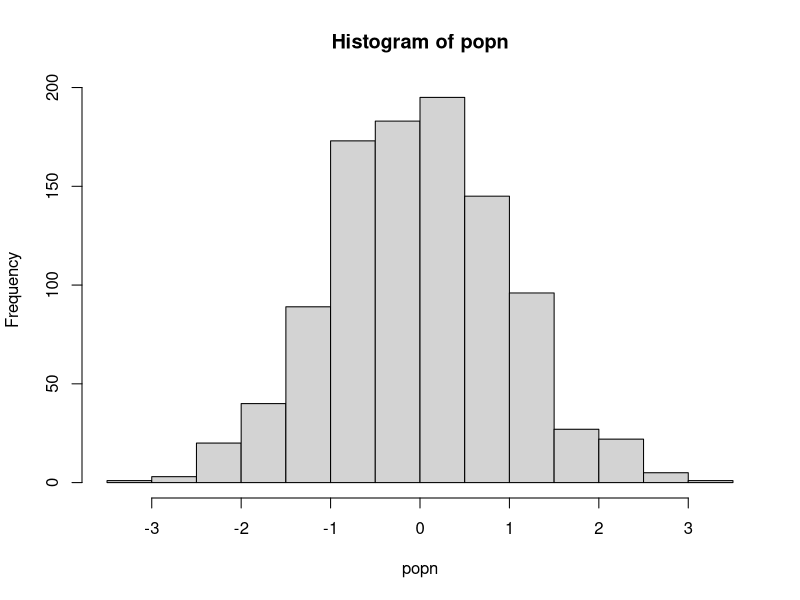

Here is the R script that generated this plot:
#__author__ = 'Billy Lam (ykl17@ic.ac.uk)'
#__version__ = '3.6.3'

# A vectorization example

#### Functions ####

## A function to take a sample of size n from a population "popn" and return 
# its mean
myexperiment <- function(popn,n){
  pop_sample <- sample(popn, n, replace = FALSE)
  return(mean(pop_sample))
}

## Calculate means using a for loop without preallocation:
loopy_sample1 <- function(popn, n, num){
  result1 <- vector() #Initialize empty vector of size 1 
  for(i in 1:num){
    result1 <- c(result1, myexperiment(popn, n))
  }
  return(result1)
}

## To run "num" iterations of the experiment using a for loop on a vector with 
# preallocation:
loopy_sample2 <- function(popn, n, num){
  result2 <- vector(,num) #Preallocate expected size
  for(i in 1:num){
    result2[i] <- myexperiment(popn, n)
  }
  return(result2)
}

## To run "num" iterations of the experiment using a for loop on a list with 
# preallocation:
loopy_sample3 <- function(popn, n, num){
  result3 <- vector("list", num) #Preallocate expected size
  for(i in 1:num){
    result3[[i]] <- myexperiment(popn, n)
  }
  return(result3)
}

## To run "num" iterations of the experiment using vectorization with lapply:
lapply_sample <- function(popn, n, num){
  result4 <- lapply(1:num, function(i) myexperiment(popn, n))
  return(result4)
}

## To run "num" iterations of the experiment using vectorization with apply:
sapply_sample <- function(popn, n, num){
  result5 <- sapply(1:num, function(i) myexperiment(popn, n))
  return(result5)
}

# Generate a population
popn <- rnorm(1000) # Generate the population from a normal distribution
hist(popn)

# Run and time different functions
n <- 20 # sample size for each experiment
num <- 1000 # Number of times to rerun the experiment

print("The loopy, non-preallocation approach takes:" )
print(system.time(loopy_sample1(popn, n, num)))

print("The loopy, but with preallocation approach takes:" )
print(system.time(loopy_sample2(popn, n, num)))

print("The loopy, non-preallocation approach on a list takes:" )
print(system.time(loopy_sample3(popn, n, num)))

print("The vectorized sapply approach takes:" )
print(system.time(sapply_sample(popn, n, num)))

print("The vectorized lapply approach takes:" )
print(system.time(lapply_sample(popn, n, num)))

